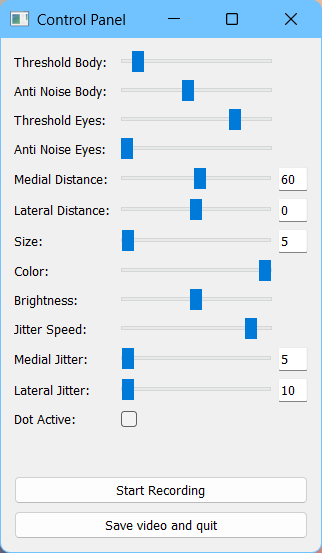
#> input picture manual/images/axtrack.png, 322 x 553 px, given in place of the camera
$ python mono_shift.py
#> lines starting #> are read from the running program, lines starting #| are printed output that depends on the picture; after the words box and inside, x2 and y2 are one past the last pixel; in counts of white or black regions, pixels touching at a corner belong together
import time
import numpy as np
from matplotlib import pyplot as plt
import cv2 as cv


def convert_temp(image):
	image_hsv = cv.cvtColor(image, cv.COLOR_BGR2HSV)
	_, _, image_v = cv.split(image_hsv)
	image_v_inv = 255 - image_v # type: ignore
	return image_v_inv


def convert(image):
	image_hsv = cv.cvtColor(image, cv.COLOR_BGR2HSV)
	image_v_con = cv.inRange(image_hsv, np.array([0., 0., 100.]), np.array([180., 255., 255.]))
	image_v_con_inv = 255 - image_v_con # type: ignore
	return image_v_con_inv


cap = cv.VideoCapture(0)
ret, frame = cap.read()
#> frame is the input picture: shape (553, 322, 3); mean B, G, R 235.9, 229.8, 221.8

height, width, _ = frame.shape
#> height = 553; width = 322
x, y, w, h = round(width / 2) - 200, round(height / 2) - 200, 400, 300
#> x = -39; y = 76; w = 400; h = 300
track_window = (x, y, w, h)
#> track_window = (-39, 76, 400, 300)

term_crit = ( cv.TERM_CRITERIA_EPS | cv.TERM_CRITERIA_COUNT, 10, 1 )

ret, frame = cap.read()
while ret:
	frame_conv = convert(frame)
#> in convert, `image_hsv = cv.cvtColor(image, cv.COLOR_BGR2HSV)`: image_hsv: shape (553, 322, 3); mean H, S, V 13.9, 20.5, 237.5
#> in convert, `image_v_con = cv.inRange(image_hsv, np.array([0., 0., 100.]), np.array..`:
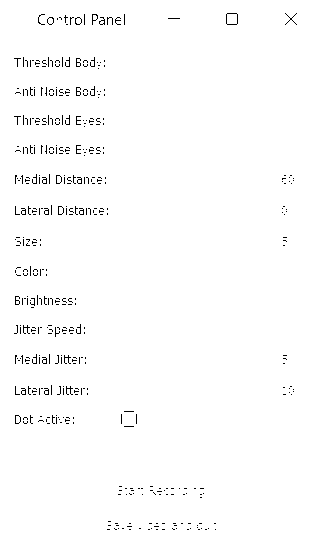
#> image_v_con: shape (553, 322); 98.6% white; black in thin lines or dots, all inside (x1, y1, x2, y2) = (14, 13, 297, 530)

	ret, track_window = cv.CamShift(frame_conv, track_window, term_crit)
#> ret = ((98, 169.5), (204.3, 354.5), 17.9); track_window = (0, 0, 196, 339)
	# Draw it on image
	pts = cv.boxPoints(ret)
#> pts = [[-53.7, 306.8], [55.29, -30.57], [249.7, 32.23], [140.7, 369.6]]
	pts = pts.astype(np.intp)
#> pts = [[-53, 306], [55, -30], [249, 32], [140, 369]]
	frame_track = cv.polylines(frame_conv, [pts], True, (255, 255, 255), 2)
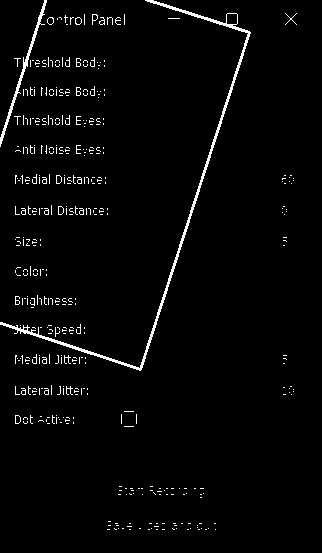
#> frame_track: shape (553, 322); 2.6% white in thin lines or dots, all inside (x1, y1, x2, y2) = (0, 0, 297, 530)
	cv.imshow('frame_track', frame_track)
	cv.waitKey(1)

	ret, frame = cap.read()


cap.release()

$ run again, on manual/images/bcapconf.png
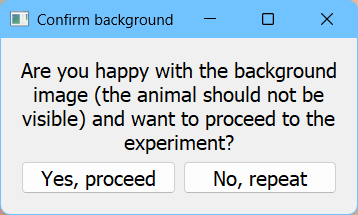
#> input picture manual/images/bcapconf.png, 358 x 215 px, given in place of the camera
#> frame is the input picture: shape (215, 358, 3); mean B, G, R 224.1, 213.7, 199
#> image_hsv: shape (215, 358, 3); mean H, S, V 24, 40.5, 228.6
#> in convert, `image_v_con = cv.inRange(image_hsv, np.array([0., 0., 100.]), np.array..`:
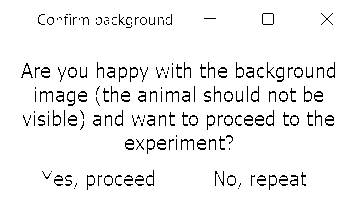
#> image_v_con: shape (215, 358); 94.4% white; black in thin lines or dots, all inside (x1, y1, x2, y2) = (21, 13, 335, 190)
#> `ret, track_window = cv.CamShift(frame_conv, track_window, term_crit)`: ret = ((177.5, 106.5), (173.5, 343.1), 92.29); track_window = (5, 19, 345, 175)
#> `pts = cv.boxPoints(ret)`: pts = [[9.57, 12.98], [352.4, 26.69], [345.4, 200], [2.64, 186.3]]
#> `pts = pts.astype(np.intp)`: pts = [[9, 12], [352, 26], [345, 200], [2, 186]]
#> `frame_track = cv.polylines(frame_conv, [pts], True, (255, 255, 255), 2)`:
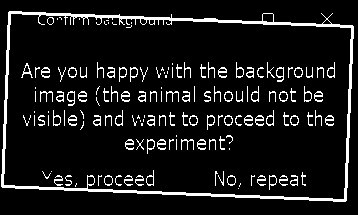
#> frame_track: shape (215, 358); 9.5% white in thin lines or dots, all inside (x1, y1, x2, y2) = (1, 11, 354, 202)

$ run again, on manual/images/bcapsnap.png
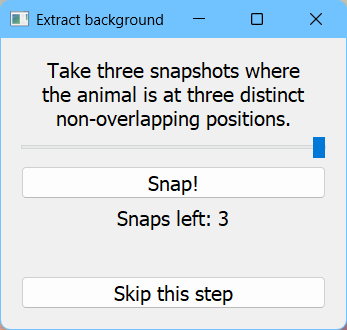
#> input picture manual/images/bcapsnap.png, 347 x 330 px, given in place of the camera
#> frame is the input picture: shape (330, 347, 3); mean B, G, R 231.7, 224.6, 214.6
#> image_hsv: shape (330, 347, 3); mean H, S, V 16.1, 25.7, 234.2
#> in convert, `image_v_con = cv.inRange(image_hsv, np.array([0., 0., 100.]), np.array..`:
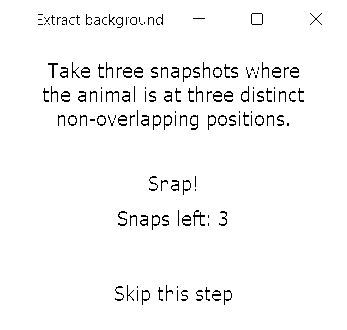
#> image_v_con: shape (330, 347); 96.7% white; black in thin lines or dots, all inside (x1, y1, x2, y2) = (38, 13, 322, 305)
#> `ret, track_window = cv.CamShift(frame_conv, track_window, term_crit)`: ret = ((169, 106.5), (213.9, 277.7), 98.95); track_window = (31, 0, 276, 213)
#> `pts = cv.boxPoints(ret)`: pts = [[48.49, -20.76], [322.8, 22.42], [289.5, 233.8], [15.22, 190.6]]
#> `pts = pts.astype(np.intp)`: pts = [[48, -20], [322, 22], [289, 233], [15, 190]]
#> `frame_track = cv.polylines(frame_conv, [pts], True, (255, 255, 255), 2)`:
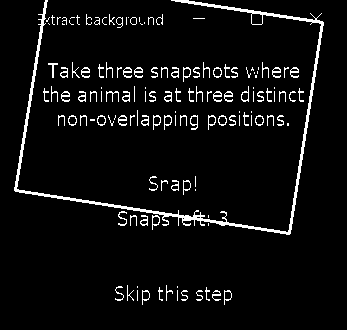
#> frame_track: shape (330, 347); 5.4% white in thin lines or dots, all inside (x1, y1, x2, y2) = (14, 0, 324, 305)

$ run again, on manual/images/projsync.png
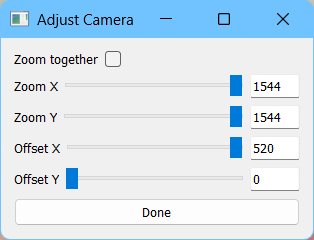
#> input picture manual/images/projsync.png, 314 x 240 px, given in place of the camera
#> frame is the input picture: shape (240, 314, 3); mean B, G, R 238, 227.2, 212.4
#> image_hsv: shape (240, 314, 3); mean H, S, V 21.7, 30.6, 239.2
#> in convert, `image_v_con = cv.inRange(image_hsv, np.array([0., 0., 100.]), np.array..`:
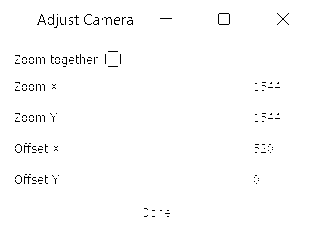
#> image_v_con: shape (240, 314); 98.7% white; black in thin lines or dots, all inside (x1, y1, x2, y2) = (15, 13, 289, 217)
#> `ret, track_window = cv.CamShift(frame_conv, track_window, term_crit)`: ret = ((157, 112), (227.5, 327.1), 77.79); track_window = (0, 0, 314, 224)
#> `pts = cv.boxPoints(ret)`: pts = [[-26.9, 35.41], [292.8, -33.79], [340.9, 188.6], [21.24, 257.8]]
#> `pts = pts.astype(np.intp)`: pts = [[-26, 35], [292, -33], [340, 188], [21, 257]]
#> `frame_track = cv.polylines(frame_conv, [pts], True, (255, 255, 255), 2)`:
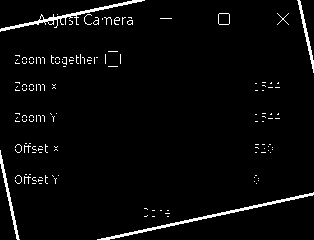
#> frame_track: shape (240, 314); 3.3% white in thin lines or dots
